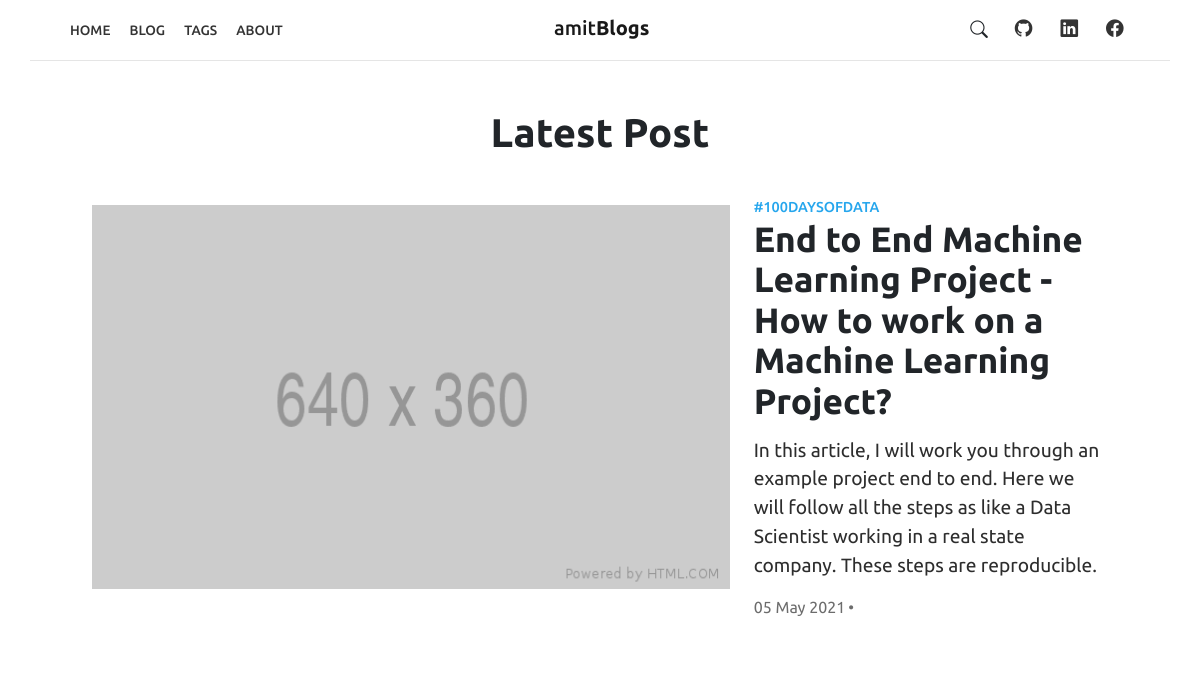
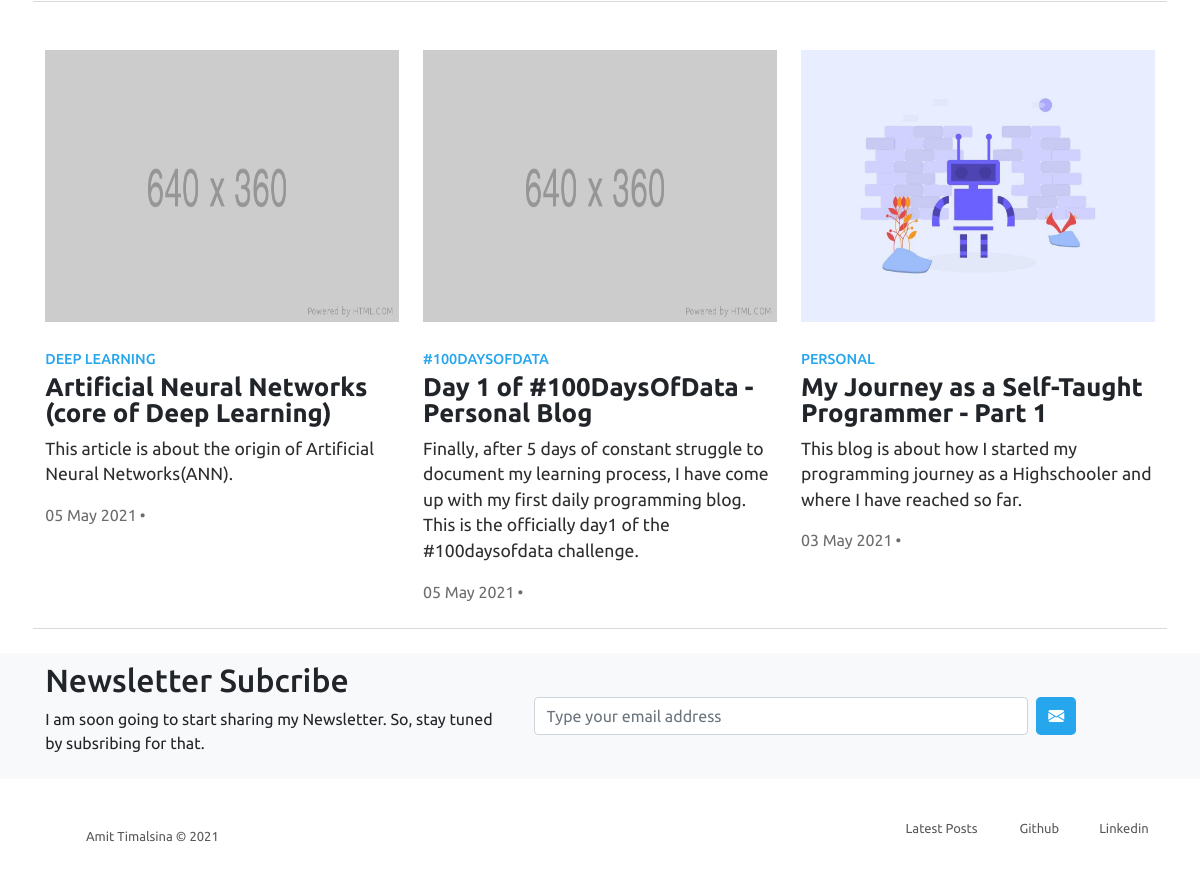
Page /blog/ on the earlier database version (2 pictures, top to bottom).
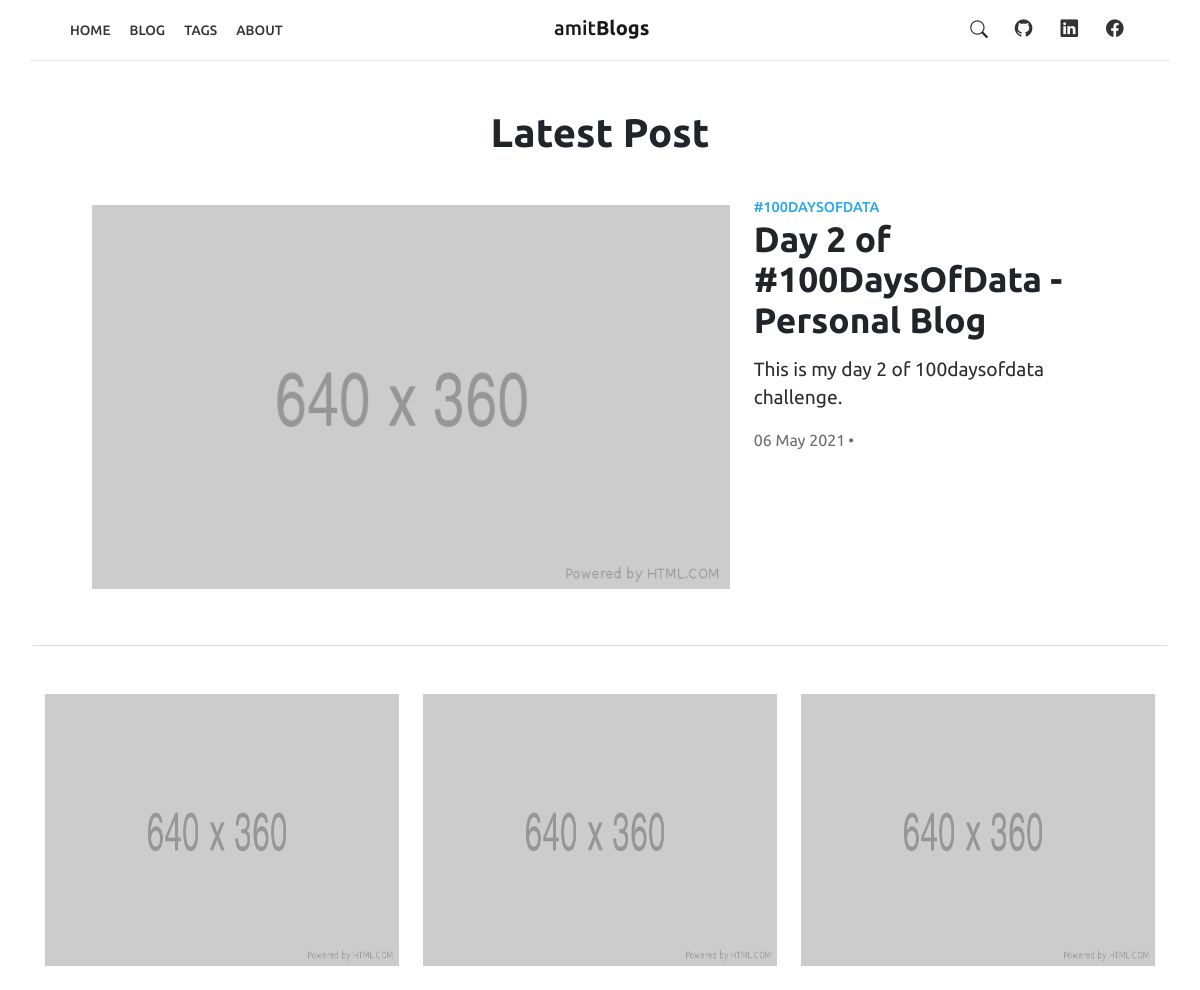
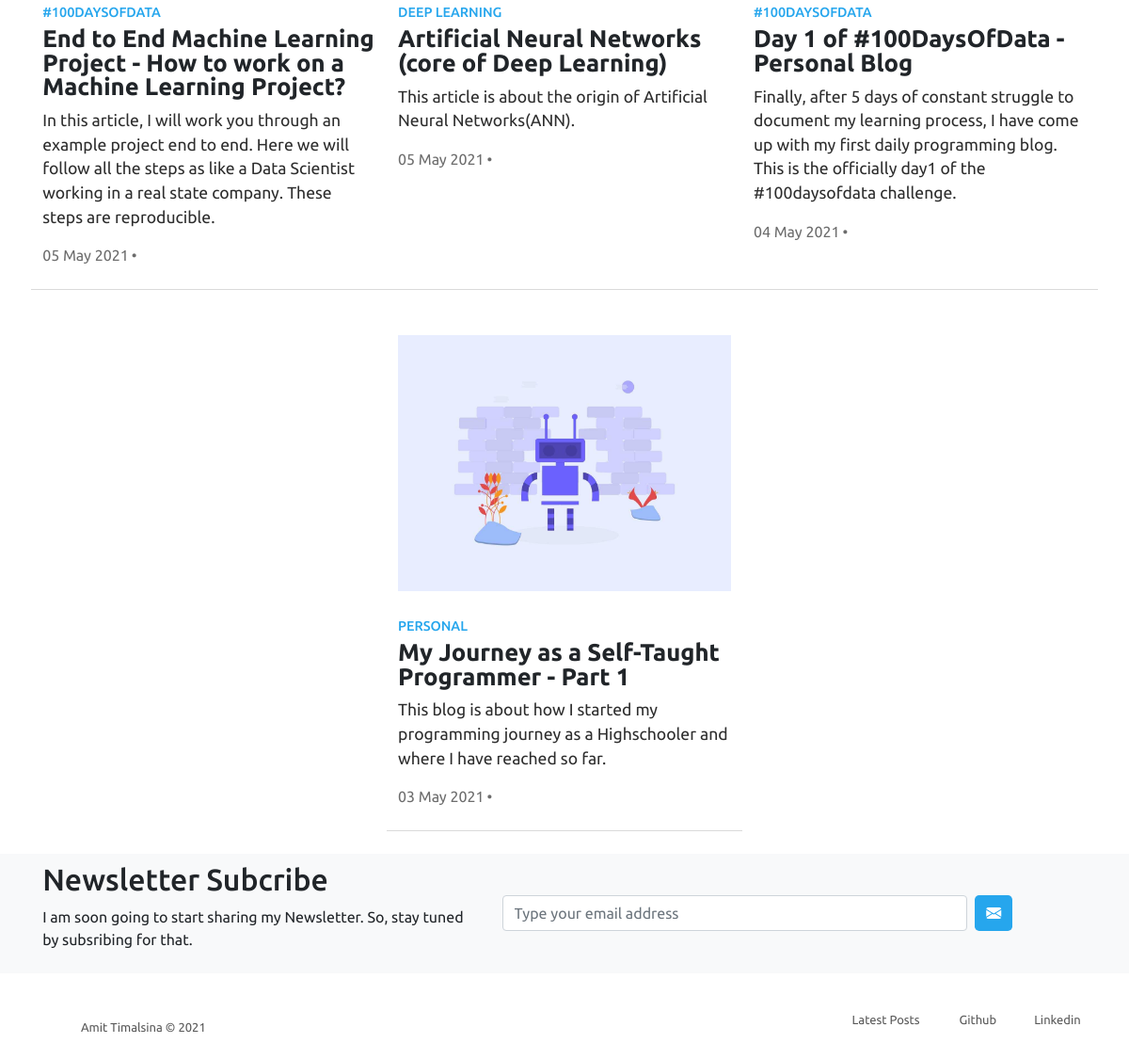
Same page on the later database version (2 pictures, top to bottom).
### blog/models.py (models this page shows, shortened)
class Post(models.Model):
    author = models.ForeignKey(User, on_delete=models.CASCADE, related_name='posts')
    headline = models.CharField(max_length=200)
    sub_headline = models.CharField(max_length=200, null=True, blank=True)
    thumbnail = models.ImageField(null=True, blank=True, upload_to='images', default='/images/placeholder.png')
    body = RichTextUploadingField(null=False, blank=False)
    created = models.DateTimeField(auto_now_add=True)
    active = models.BooleanField(default=False)
    featured = models.BooleanField(default=False)
    trending = models.BooleanField(default=False)
    latest = models.BooleanField(default=False)
    tags = models.ManyToManyField(Tag, null=True, blank=True)
    slug = models.SlugField(null=True, blank=True)
    class Meta:
        ordering = ['-created']

class Tag(models.Model):
    name = models.CharField(max_length=200)
    slug = models.SlugField(null=True, blank=True)
    class Meta:
        ordering = ['name']
    def __str__(self):
        return self.name

### blog/views.py (the view)
# urls.py: path('', views.posts, name='posts'),
def posts(request):
    posts = Post.objects.filter(active=True)
    trending_posts = Post.objects.filter(trending=True)
    myFilter = PostFilter(request.GET, queryset=posts)
    form = EmailSignupForm()
    posts = myFilter.qs
    trending_posts = myFilter.qs
    context = {'posts': posts, 'trending_posts': trending_posts, 'myFilter': myFilter, 'form': form}
    return render(request, 'blog/blog.html', context)

### blog/forms.py
class EmailSignupForm(forms.ModelForm):
    email = forms.EmailField(widget=forms.TextInput(attrs={
        "type": "email",
        "name": "email",
        "class": "form-control",
        "placeholder": "Type your email address",
    }), label="")
    class Meta:
        model = Signup
        fields = ('email', )

### blog/templatetags/readtime.py (called while the page is built)
def read(html):
    return readtime.of_html(html)

### blog/templates/blog/blog.html (shortened to what the changed rows need)
{% extends 'blog/main.html' %}
{% load static %}
{% load crispy_forms_tags %}
{% load readtime %}
{% block content %}
<div class="section pt-md-5">
    <div class="container">
        <div class="row justify-content-center">
            {% for post in posts|slice:":9" %}
            {% if post.latest %}
            <center>
            <h2 style="font-weight: 700; font-size: 40px; margin-bottom: 1em;">Latest Post</h2>
            </center>
            <div class="col-md-11 col-lg-12 pb-5" style="border-bottom: 1px solid rgba(0, 0, 0, 0.145);">
                <div class="row justify-content-center">
                    <div class="col-lg-7">
                        <div class="img-thumbnail py-2" style="object-position: center;">
                            <a href="{% url 'post' post.slug %}">
                                <img class="img-fluid" src="{{ post.thumbnail.url }}" style="height: 24em; width: 100%;">
                            </a>
                        </div>
                    </div>
                    <div class="col-lg-4 pb-3">
                        <div class="row">
                                {% for tag in post.tags.all|slice:":1" %}
                                <a class="tag" href="{% url 'tag' tag.slug %}">
                                {{tag}}
                                </a>
                                {% endfor %}
                        </div>
                        <div class="row">
                            <h2 class="post-card-title"><a class='heading_url' href="{% url 'post' post.slug %}" style="text-decoration: none; color: inherit;">{{ post.headline }}</a></h1>
                        </div>
                        <div class="row">
                            <p class="post-card-text">
                                {{ post.sub_headline }}
                            </p>
                        </div>
                        <div class="row">
                            <span style="color: rgba(0, 0, 0, 0.576);">{{ post.created|date:"d M Y" }}<span style="padding: 3px;">•</span>{{ post.body|readtime }}</span>
                        </div>
                    </div>
                </div>
            </div>
            {% else %}
            <div class="col-md-6 col-lg-4 pt-5 pb-4" style="border-bottom: 1px solid rgba(0, 0, 0, 0.145);">
                <div class="post-entry d-block">
                    <div class="thumbnail pb-4">
                        <a href="{% url 'post' post.slug %}">
                            <img class="img-fluid" src="{{ post.thumbnail.url }}" alt="Image" style="height: 17em;">
                        </a>
                    </div>
                    <div class="content">
                        <div class="row">
                            <div class="col" style="padding-right: 0; margin-bottom: 0.2em;">
                                {% for tag in post.tags.all|slice:":1" %}
                                <a class="tag" href="{% url 'tag' tag.slug %}">
                                {{tag}}
                                </a>
                                {% endfor %}
                            </div>
                        </div>
                        <div class="row">
                            <h2 class="post-card-title" style="font-size: 1.6rem; line-height: 1em;"><a href="{% url 'post' post.slug %}" class='heading_url' style="text-decoration: none; color: inherit;">{{ post.headline }}</a></h1>
                        </div>
                        <div class="row">
                            <p class="post-card-text" style="font-size: 1.1rem; line-height: 25.6px;">
                                {{ post.sub_headline }}
                            </p>
                        </div>
                        <div class="row">
                            <span style="color: rgba(0, 0, 0, 0.576);">{{ post.created|date:"d M Y" }}<span style="padding: 3px;">•</span>{{ post.body|readtime }}</span>
                        </div>
                    </div>
                </div>
            </div>
            {% endif %}
            {% empty %}
            <div class="col" style="text-align: center;">
                <h3>No posts found...</h3>
            </div>
            {% endfor %}
        </div>
    </div>
</div>
{% endblock content %}

Differences in the rows shown:
added Post: thumbnail (placeholder picture), headline "Day 2 of #100DaysOfData - Personal Blog", sub_headline "This is my day 2 of 100daysofdata challenge.", created "06 May 2021", Tag (name "#100DAYSOFDATA")
changed Post "End to End Machine Learning Project - How to work on a Machine Learning Project?": latest True → False (drawn); thumbnail: picture added; gains Tag (name "#100DAYSOFDATA"); thumbnail: picture removed; loses Tag (name "#100DAYSOFDATA")
changed Post "Day 1 of #100DaysOfData - Personal Blog": created "05 May 2021" → "04 May 2021"
